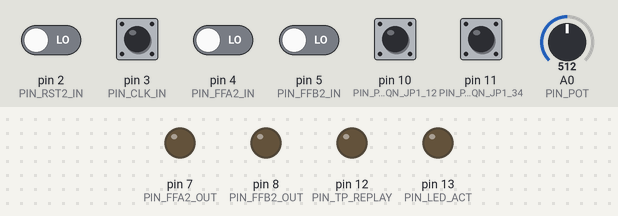
This sketch was run on a simulated Arduino Nano, built with avr-gcc and run on an emulated ATmega328P. Parts: output pins drawn as LEDs (lit = HIGH). Inputs (shaded band) come from the test bench; at power-on: pin 3 (PIN_CLK_IN), pin 10 (PIN_PPQN_JP1_12), pin 11 (PIN_PPQN_JP1_34) HIGH, pin 2 (PIN_RST2_IN), pin 4 (PIN_FFA2_IN), pin 5 (PIN_FFB2_IN) LOW, A0 (PIN_POT) = 512. Pins used as bus, display or sensor lines are not drawn; what the sketch prints to the serial monitor is not drawn.

Above: at 1.2 s.
1.3 s: A0 (PIN_POT) set to 12
2.8 s: A0 (PIN_POT) set to 9
4.3 s: pin 2 (PIN_RST2_IN) driven HIGH
Timing chart, 0 to 7.3 s (numbered marks = the images above; inputs shaded):
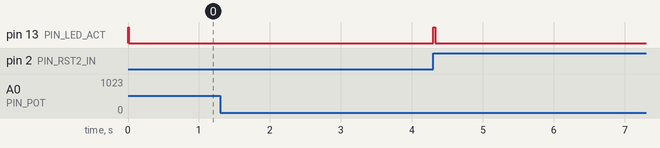

The sketch:

timeshift.ino
```cpp
// ============================================================================
//  DX TimeShift rev A  —  snare delay for the Oberheim DX (board 1721A, U701)
//  Arduino Nano (ATmega328P, 5 V, 16 MHz)
// ============================================================================
//
//  WHAT THIS PROGRAM DOES, IN PLAIN WORDS
//  --------------------------------------
//  The DX's computer starts a snare sound by flicking three wires that come
//  out of chip U701:  FFA2 and FFB2 say how loud (soft / medium / loud), and
//  a short HIGH pulse on RST2 says "go". The TimeShift board sits between
//  U701 and the snare circuit.
//
//   * Pot at zero (or this program not running): a switch chip (74HC157)
//     connects U701 straight to the snare circuit. The DX is stock.
//   * Pot turned up: the switch chip connects the snare circuit to THIS
//     program instead. Every time the DX fires the snare, we note the time
//     and the loudness, and fire the snare ourselves a little later.
//
//  "A little later" is a fraction of a BEAT, not a fixed time. We measure the
//  tempo from the DX CLOCK OUT signal (96 ticks per beat), so 50 % on the pot
//  is always half a beat, whatever the tempo:
//
//        delay_us = delay_beats x PPQN x tick_period_us
//
//  Example: 120 BPM, 96 PPQN  ->  one tick = 5 208 µs, one beat = 500 ms.
//           Pot at 50 %       ->  delay = 0.5 x 96 x 5 208 µs = 250 ms.
//
//  WHERE THINGS ARE
//  ----------------
//    timeshift.ino        this file: pins, interrupts, serial port
//    timeshift_core.h     the decision logic (queue, tempo, pot, switching).
//                         The PC tests in firmware/sim/ test this same file.
//    timeshift_config.h   ALL SETTINGS you might want to change (pulse
//                         widths, queue size, default tempo, hysteresis,
//                         maximum delay, clock timeout, ...). Look there first.
//
//  The behaviour follows PROJECT_BRIEF.md §3.5 (pins) and §3.6 (behaviour).
// ============================================================================

#include "timeshift_config.h"
#include "timeshift_core.h"

// ----------------------------------------------------------------------------
//  Pin map  (PROJECT_BRIEF.md §3.5, locked. Do not change without changing
//  the circuit board too.)
// ----------------------------------------------------------------------------
const uint8_t PIN_RST2_IN   = 2;   // INT0. From U701 pin 15. Rising edge = snare hit.
const uint8_t PIN_CLK_IN    = 3;   // INT1. DX clock via 74HC14. Rising edge = 1 tick.
const uint8_t PIN_FFA2_IN   = 4;   // From U701 pin 12. Level bit A.
const uint8_t PIN_FFB2_IN   = 5;   // From U701 pin 10. Level bit B.
const uint8_t PIN_RST2_OUT  = 6;   // Replayed trigger  -> 74HC157 input 1B.
const uint8_t PIN_FFA2_OUT  = 7;   // Replayed level A  -> 74HC157 input 2B.
const uint8_t PIN_FFB2_OUT  = 8;   // Replayed level B  -> 74HC157 input 3B.
const uint8_t PIN_MUX_SEL   = 9;   // 74HC157 S. LOW = bypass (stock), HIGH = delayed.
const uint8_t PIN_PPQN_JP1_12 = 10;  // JP1 position 1-2 (to GND). Fitted = 48 PPQN.
const uint8_t PIN_PPQN_JP1_34 = 11;  // JP1 position 3-4 (to GND). Fitted = 24 PPQN.
const uint8_t PIN_TP_REPLAY = 12;  // Test point TP1: high during each replayed trigger.
const uint8_t PIN_LED_ACT   = 13;  // On-board LED.
const uint8_t PIN_POT       = A0;  // Pot wiper (via 1 kΩ + 100 nF filter).

// D4 and D5 are bits 4 and 5 of the ATmega328P's port D. The snare-hit
// interrupt reads them both in ONE instruction (PIND) so they are sampled at
// exactly the same moment, and much faster than digitalRead().
const uint8_t FFA2_IN_PORTD_BIT = 4;
const uint8_t FFB2_IN_PORTD_BIT = 5;

// ----------------------------------------------------------------------------
//  The logic itself lives in timeshift_core.h. This is the one instance.
// ----------------------------------------------------------------------------
TimeShiftCore core;

// ----------------------------------------------------------------------------
//  The "HAL" table: small functions that connect the logic to real pins.
// ----------------------------------------------------------------------------
static uint32_t halMicros()               { return micros(); }
static uint16_t halReadPot()              { return (uint16_t)analogRead(PIN_POT); }
static bool     halReadRst2In()           { return digitalRead(PIN_RST2_IN) == HIGH; }
static bool     halReadFfa2In()           { return digitalRead(PIN_FFA2_IN) == HIGH; }
static bool     halReadFfb2In()           { return digitalRead(PIN_FFB2_IN) == HIGH; }
static void     halWriteRst2Out(bool v)   { digitalWrite(PIN_RST2_OUT, v ? HIGH : LOW); }
static void     halWriteFfa2Out(bool v)   { digitalWrite(PIN_FFA2_OUT, v ? HIGH : LOW); }
static void     halWriteFfb2Out(bool v)   { digitalWrite(PIN_FFB2_OUT, v ? HIGH : LOW); }
static void     halWriteMuxSel(bool v)    { digitalWrite(PIN_MUX_SEL, v ? HIGH : LOW); }
static void     halWriteTestPoint(bool v) { digitalWrite(PIN_TP_REPLAY, v ? HIGH : LOW); }
static void     halWriteLed(bool v)       { digitalWrite(PIN_LED_ACT, v ? HIGH : LOW); }
static void     halDelayMicros(uint16_t us) { delayMicroseconds(us); }
// The main loop is the only caller, never an interrupt, so a plain
// "interrupts off / on" pair is correct here (no nesting).
static void     halInterruptsOff()        { noInterrupts(); }
static void     halInterruptsOn()         { interrupts(); }

static const TimeShiftHal hal = {
  halMicros, halReadPot,
  halReadRst2In, halReadFfa2In, halReadFfb2In,
  halWriteRst2Out, halWriteFfa2Out, halWriteFfb2Out,
  halWriteMuxSel, halWriteTestPoint, halWriteLed,
  halDelayMicros, halInterruptsOff, halInterruptsOn,
};

// ----------------------------------------------------------------------------
//  Interrupt routines. Kept as short as possible: note what happened, leave.
// ----------------------------------------------------------------------------

// INT0: RST2 on the chip side went HIGH = the DX just fired the snare.
// The AVR remembers the edge in hardware, so even the DX's shortest 9 µs
// pulse is never missed. FFA2/FFB2 were set by the DX before RST2 rose and
// stay put for at least 1 ms, so reading them now is safe.
void onSnareHit() {
  const uint8_t portD = PIND;   // D4 and D5 sampled together
  const bool levelA = (portD >> FFA2_IN_PORTD_BIT) & 1;
  const bool levelB = (portD >> FFB2_IN_PORTD_BIT) & 1;
  core.isrSnareHit(levelA, levelB, micros());
}

// INT1: one tick of the DX tempo clock.
void onClockTick() {
  core.isrClockTick(micros());
}

// ----------------------------------------------------------------------------
//  Non-blocking serial status.
//  Serial.print() WAITS if its 64-byte send buffer is full, which would delay
//  a snare replay. So we build the whole line in memory once per second and
//  hand it to the serial port a few bytes at a time, only as many as fit
//  without waiting.
// ----------------------------------------------------------------------------
static char     statusLine[160];
static uint8_t  statusLength = 0;   // bytes in statusLine
static uint8_t  statusSent   = 0;   // bytes already handed to Serial
static uint32_t lastStatusUs = 0;

static void serviceStatusLine() {
  const uint32_t now = micros();
  // Time for a new line? Only if the previous one has gone out completely,
  // and only if no snare replay is due in the next few ms (building the
  // text takes about a millisecond; the snare must not wait for it).
  if (statusSent >= statusLength &&
      (uint32_t)(now - lastStatusUs) >= STATUS_INTERVAL_US &&
      !core.replayDueWithin(STATUS_GUARD_US)) {
    lastStatusUs = now;
    core.formatStatus(statusLine, sizeof(statusLine) - 2);
    statusLength = (uint8_t)strlen(statusLine);
    statusLine[statusLength++] = '\r';
    statusLine[statusLength++] = '\n';
    statusSent = 0;
  }
  // Send only what fits right now; the rest goes on the next pass.
  int room = Serial.availableForWrite();
  while (room > 0 && statusSent < statusLength) {
    Serial.write(statusLine[statusSent++]);
    room--;
  }
}

// ----------------------------------------------------------------------------
//  setup(): runs once at power-up  (brief §3.6 "Boot")
// ----------------------------------------------------------------------------
void setup() {
  // Outputs: set LOW first, then make them outputs, so they never glitch high.
  // MUX_SEL LOW = BYPASS: the DX is stock until we decide otherwise. (The
  // 10 kΩ pull-down on the board already holds it LOW while we boot.)
  const uint8_t outputs[] = {PIN_RST2_OUT, PIN_FFA2_OUT, PIN_FFB2_OUT,
                             PIN_MUX_SEL, PIN_TP_REPLAY, PIN_LED_ACT};
  for (uint8_t i = 0; i < sizeof(outputs); i++) {
    digitalWrite(outputs[i], LOW);
    pinMode(outputs[i], OUTPUT);
  }

  // Inputs. The DX lines are driven by real logic outputs: no pull-ups.
  pinMode(PIN_RST2_IN, INPUT);
  pinMode(PIN_CLK_IN, INPUT);
  pinMode(PIN_FFA2_IN, INPUT);
  pinMode(PIN_FFB2_IN, INPUT);
  // PPQN jumper header JP1 (silkscreen "open=96, 1-2=48, 3-4=24"): a shunt
  // shorts the pin to GND; the internal pull-up makes an open position read
  // HIGH.
  pinMode(PIN_PPQN_JP1_12, INPUT_PULLUP);
  pinMode(PIN_PPQN_JP1_34, INPUT_PULLUP);

  // Read the PPQN jumpers once (brief: "read PPQN jumpers once").
  delayMicroseconds(100);   // let the pull-ups charge the pins
  const bool jp1_12 = digitalRead(PIN_PPQN_JP1_12) == LOW;   // shunt on 1-2?
  const bool jp1_34 = digitalRead(PIN_PPQN_JP1_34) == LOW;   // shunt on 3-4?
  const uint8_t ppqn = TimeShiftCore::ppqnFromJumpers(jp1_12, jp1_34);
  const char* jumperText = TimeShiftCore::jumperLabel(jp1_12, jp1_34);

  // Start the logic: outputs low, BYPASS, LED steady on.
  core.begin(&hal, ppqn, jumperText);

  // Banner (setup is allowed to wait; nothing is playing yet).
  Serial.begin(SERIAL_BAUD);
  Serial.println();
  Serial.println(F("DX TimeShift rev A - snare delay - Oberheim DX board 1721A (U701)"));
  Serial.print(F("PPQN jumper "));
  Serial.print(jumperText);
  Serial.print(F(" -> "));
  Serial.print(ppqn);
  Serial.println(F(" PPQN   (open=96, 1-2=48, 3-4=24)"));
  if (jp1_12 && jp1_34) {
    Serial.println(F("WARNING: JP1 has shunts on BOTH 1-2 and 3-4. That is not a valid"));
    Serial.println(F("         setting; using 96 PPQN. Fit at most ONE shunt."));
  }
  Serial.flush();

  // Attach the interrupts last, when everything else is ready. Clear any
  // edge the hardware may have remembered while we were booting.
  EIFR = _BV(INTF0) | _BV(INTF1);
  attachInterrupt(digitalPinToInterrupt(PIN_RST2_IN), onSnareHit, RISING);
  attachInterrupt(digitalPinToInterrupt(PIN_CLK_IN), onClockTick, RISING);
}

// ----------------------------------------------------------------------------
//  loop(): runs over and over, thousands of times per second.
//  Nothing in here waits, apart from the ~25 µs replay pulse itself.
// ----------------------------------------------------------------------------
void loop() {
  core.update();          // replay due hits, watch clock, read pot, switch mode, LED
  serviceStatusLine();    // a few bytes of the status line, never waits
}
```

timeshift_config.h
```cpp
// ============================================================================
//  DX TimeShift rev A  —  SETTINGS FILE
// ============================================================================
//
//  Every number you might want to change lives in THIS file. In the Arduino
//  IDE it shows up as a tab called "timeshift_config.h" next to the main
//  sketch. The same file is used by the PC test program in firmware/sim/,
//  so the tests always check the exact numbers that go into the Nano.
//
//  After changing anything here:
//    1. (optional, needs a PC with g++)  cd firmware/sim && make test
//    2. Upload the sketch to the Nano again.
//
//  Units are in the name of each constant:  _US = microseconds (µs),
//  _MS = milliseconds, _BPM = beats per minute, _COUNTS = ADC steps (0..1023).
//  1 second = 1 000 ms = 1 000 000 µs.
// ============================================================================

#ifndef TIMESHIFT_CONFIG_H
#define TIMESHIFT_CONFIG_H

#include <stdint.h>

// ---------------------------------------------------------------------------
//  Replayed trigger pulse (what the TimeShift sends to the DX snare circuit)
// ---------------------------------------------------------------------------

// How long the level lines FFA2/FFB2 are set BEFORE the RST2 trigger line goes
// high. The DX's own CPU does this too ("write 1" happens before "write 2").
// The snare circuit needs at least ~1 µs. Brief §3.6: 2 µs.
static const uint16_t LEVEL_SETUP_US = 2;

// How long the replayed RST2 trigger stays HIGH. While RST2 is high the snare
// sample counter is held at the start; the sound starts when RST2 falls.
// The stock DX makes this 9 µs (firmware 1.5) to 200 µs (firmware 1.20).
// Brief §3.6: 20 µs. Keep it between 10 and 200.
static const uint16_t RST2_PULSE_US = 20;

// ---------------------------------------------------------------------------
//  Hit queue
// ---------------------------------------------------------------------------

// How many snare hits can wait in the queue at the same time. At a delay of
// one beat you would need 32 snare hits inside one beat to fill it, which a
// DX cannot even play. MUST be a power of two (8, 16, 32, 64). Each slot uses
// 9 bytes of the Nano's 2048 bytes of RAM.
static const uint8_t HIT_QUEUE_DEPTH = 32;

// A hit that has waited longer than this is thrown away instead of being
// played. It is a safety net: with correct settings no hit ever waits this
// long (one beat at the DX's slowest tempo of 25 BPM is 2.4 s). Brief: 4 s.
static const uint32_t MAX_HIT_AGE_US = 4000000UL;

// ---------------------------------------------------------------------------
//  Delay range (the panel pot)
// ---------------------------------------------------------------------------

// Delay with the pot turned fully clockwise, in beats (quarter notes).
// 1.0 = one beat, as the project brief requires. 0.5 would make the whole
// pot range cover half a beat (finer control).
static const float MAX_DELAY_BEATS = 1.0f;

// Pot positions at or below this percentage count as "zero": the board
// switches to BYPASS and the DX behaves exactly as stock. Brief: 1 %.
static const uint8_t BYPASS_BELOW_PERCENT = 1;

// How often the pot is read. 10 000 µs = 100 times per second (brief: ~100 Hz).
static const uint32_t POT_READ_INTERVAL_US = 10000UL;

// How many pot readings are averaged. More = smoother but slower to follow
// the knob. 16 readings at 100 Hz = the last 0.16 s. Brief: 16.
static const uint8_t POT_AVERAGE_SAMPLES = 16;

// Hysteresis ("dead band") in ADC steps (the ADC reads 0..1023). The delay
// value only changes when the averaged pot reading has moved by MORE than
// this many steps, so electrical noise cannot make the delay wobble.
// 4 steps = 0.4 % of the pot travel. Raise to 6..8 if the serial status shows
// "pot=" jumping while nobody touches the knob.
static const uint16_t POT_HYSTERESIS_COUNTS = 4;

// ---------------------------------------------------------------------------
//  Tempo clock
// ---------------------------------------------------------------------------

// Tempo assumed when the DX clock has NEVER been seen since power-up
// (sequencer never started, pads played by hand). Brief: 120 BPM.
static const uint16_t DEFAULT_BPM = 120;

// If no clock tick arrives for this long, the clock is shown as "STOP".
// The last measured tempo is KEPT and still used for the delay.
// Brief: 2 s. (The slowest real tick, 25 BPM at 24 PPQN, is 0.1 s apart.)
static const uint32_t CLOCK_TIMEOUT_US = 2000000UL;

// Ticks closer together than this are treated as electrical noise and
// ignored. 1 000 µs = 1 kHz, which is faster than any DX setting
// (250 BPM x 96 PPQN = 400 ticks per second = one every 2 500 µs).
static const uint32_t MIN_TICK_PERIOD_US = 1000UL;

// The tick period is averaged over this many ticks (brief: 4). Must be a
// power of two.
static const uint8_t TICK_AVERAGE_TICKS = 4;

// ---------------------------------------------------------------------------
//  Lamp and serial port
// ---------------------------------------------------------------------------

// In DELAY mode the on-board LED (D13) blinks ON for this long on every snare
// hit the board captures. In BYPASS mode it is on steadily.
static const uint32_t LED_FLASH_US = 30000UL;   // 30 ms

// Serial monitor speed. Set the Arduino Serial Monitor to the same number.
static const uint32_t SERIAL_BAUD = 115200UL;

// How often the one-line status is printed.
static const uint32_t STATUS_INTERVAL_US = 1000000UL;  // once per second

// Building the status text takes the Nano roughly a millisecond. It is
// postponed whenever a snare replay is due within this window, so printing
// can never make a snare late.
static const uint32_t STATUS_GUARD_US = 5000UL;  // 5 ms

#endif  // TIMESHIFT_CONFIG_H
```

Source omitted: timeshift_core.h (25210 bytes)

Measured:
- after the input at 1.3 s, every drawn part: stays the same
- after the input at 2.8 s, every drawn part: stays the same
- after the input at 4.3 s, pin 13 (PIN_LED_ACT): LOW → HIGH at once, → LOW 0.03 s later
